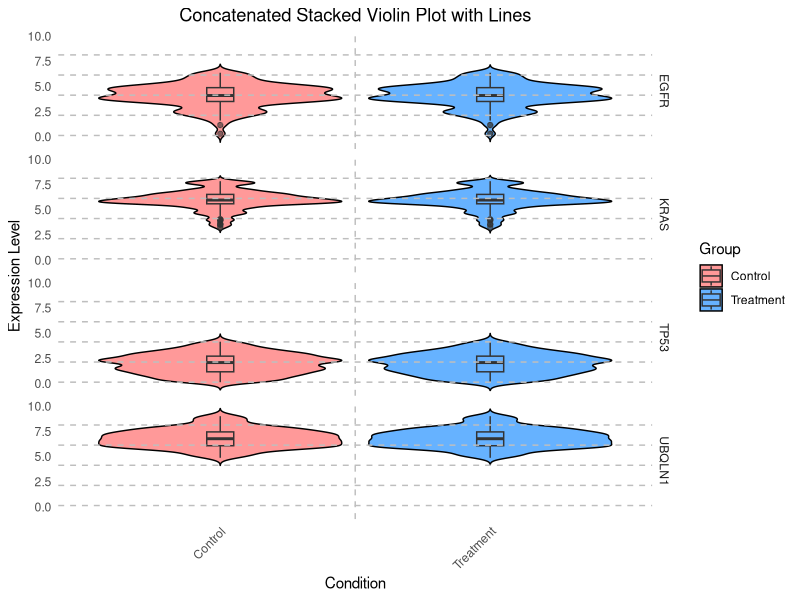

R code for this plot:

library(ggplot2)
library(dplyr)

# Example 
data <- data.frame(
  Gene = rep(c("TP53", "EGFR", "KRAS","UBQLN1"), each = 100),
  Expression = c(rnorm(100, mean = 2), rnorm(100, mean = 4), rnorm(100, mean = 6),rnorm(100, mean = 7)),
  Group = rep(c("Control", "Treatment"), each = 500, times = 4)
)

# Create the violin plot with grid lines
ggplot(data, aes(x = Group, y = Expression, fill = Group)) +
  geom_violin(trim = FALSE, scale = "width", color = "black") + 
  geom_boxplot(width = 0.1, position = position_dodge(0.9), alpha = 0.2) +  # Optional boxplot overlay
  facet_grid(Gene ~ .) +  # Separate each gene in its own row
  geom_hline(yintercept = seq(min(data$Expression), max(data$Expression), by = 2), linetype = "dashed", color = "gray") +  # Horizontal lines for each expression level
  geom_vline(xintercept = c(1.5), linetype = "dashed", color = "gray") +  # Vertical lines between Control and Treatment
  theme_minimal() +  
  theme(
    panel.grid = element_blank(),
    axis.text.x = element_text(angle = 45, hjust = 1),
    plot.title = element_text(hjust = 0.5)
  ) +
  scale_fill_manual(values = c("#FF9999", "#66B2FF")) +  
  labs(title = "Concatenated Stacked Violin Plot with Lines", 
       x = "Condition", y = "Expression Level")
